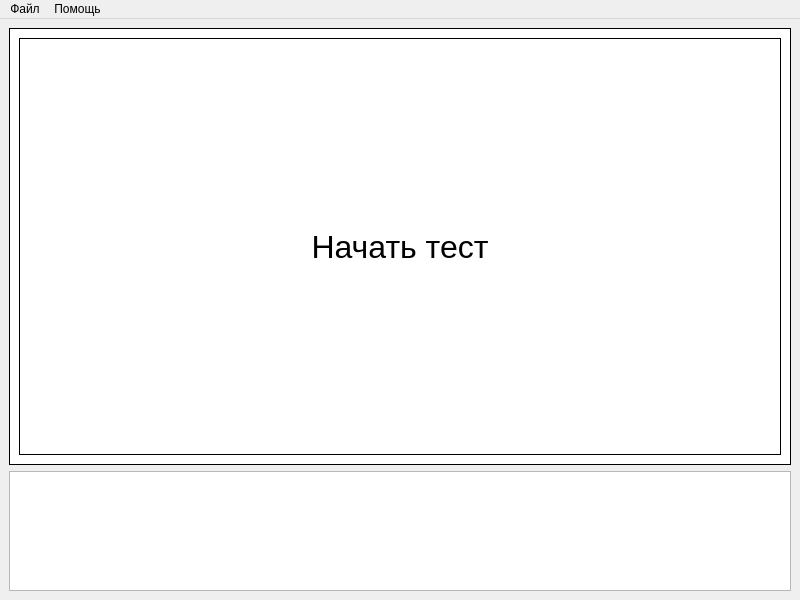
<?xml version="1.0" encoding="UTF-8"?>
<ui version="4.0">
 <class>MainWindow</class>
 <widget class="QMainWindow" name="MainWindow">
  <property name="geometry">
   <rect>
    <x>0</x>
    <y>0</y>
    <width>800</width>
    <height>600</height>
   </rect>
  </property>
  <property name="windowTitle">
   <string>NeuroSprint - Тренировка</string>
  </property>
  <widget class="QWidget" name="centralwidget">
   <layout class="QVBoxLayout" name="verticalLayout">
    <item>
     <widget class="QFrame" name="stimulusFrame">
      <property name="sizePolicy">
       <sizepolicy hsizetype="Preferred" vsizetype="Expanding">
        <horstretch>0</horstretch>
        <verstretch>0</verstretch>
       </sizepolicy>
      </property>
      <property name="styleSheet">
       <string notr="true">background-color: white; border: 1px solid black;</string>
      </property>
      <property name="frameShape">
       <enum>QFrame::StyledPanel</enum>
      </property>
      <property name="frameShadow">
       <enum>QFrame::Raised</enum>
      </property>
      <layout class="QVBoxLayout" name="verticalLayout_2">
       <item>
        <widget class="QLabel" name="infoLabel">
         <property name="font">
          <font>
           <pointsize>24</pointsize>
          </font>
         </property>
         <property name="text">
          <string>Начать тест</string>
         </property>
         <property name="alignment">
          <set>Qt::AlignCenter</set>
         </property>
        </widget>
       </item>
      </layout>
     </widget>
    </item>
    <item>
     <widget class="QTextEdit" name="resultsTextEdit">
      <property name="maximumSize">
       <size>
        <width>16777215</width>
        <height>120</height>
       </size>
      </property>
      <property name="readOnly">
       <bool>true</bool>
      </property>
     </widget>
    </item>
   </layout>
  </widget>
  <widget class="QMenuBar" name="menubar">
   <property name="geometry">
    <rect>
     <x>0</x>
     <y>0</y>
     <width>800</width>
     <height>22</height>
    </rect>
   </property>
   <widget class="QMenu" name="menuFile">
    <property name="title">
     <string>Файл</string>
    </property>
    <addaction name="actionStatistics"/>
   </widget>
   <widget class="QMenu" name="menuHelp">
    <property name="title">
     <string>Помощь</string>
    </property>
    <addaction name="actionAbout"/>
   </widget>
   <addaction name="menuFile"/>
   <addaction name="menuHelp"/>
  </widget>
  <action name="actionStatistics">
   <property name="text">
    <string>Статистика</string>
   </property>
  </action>
  <action name="actionAbout">
   <property name="text">
    <string>О приложении</string>
   </property>
  </action>
 </widget>
 <resources/>
 <connections/>
</ui>
